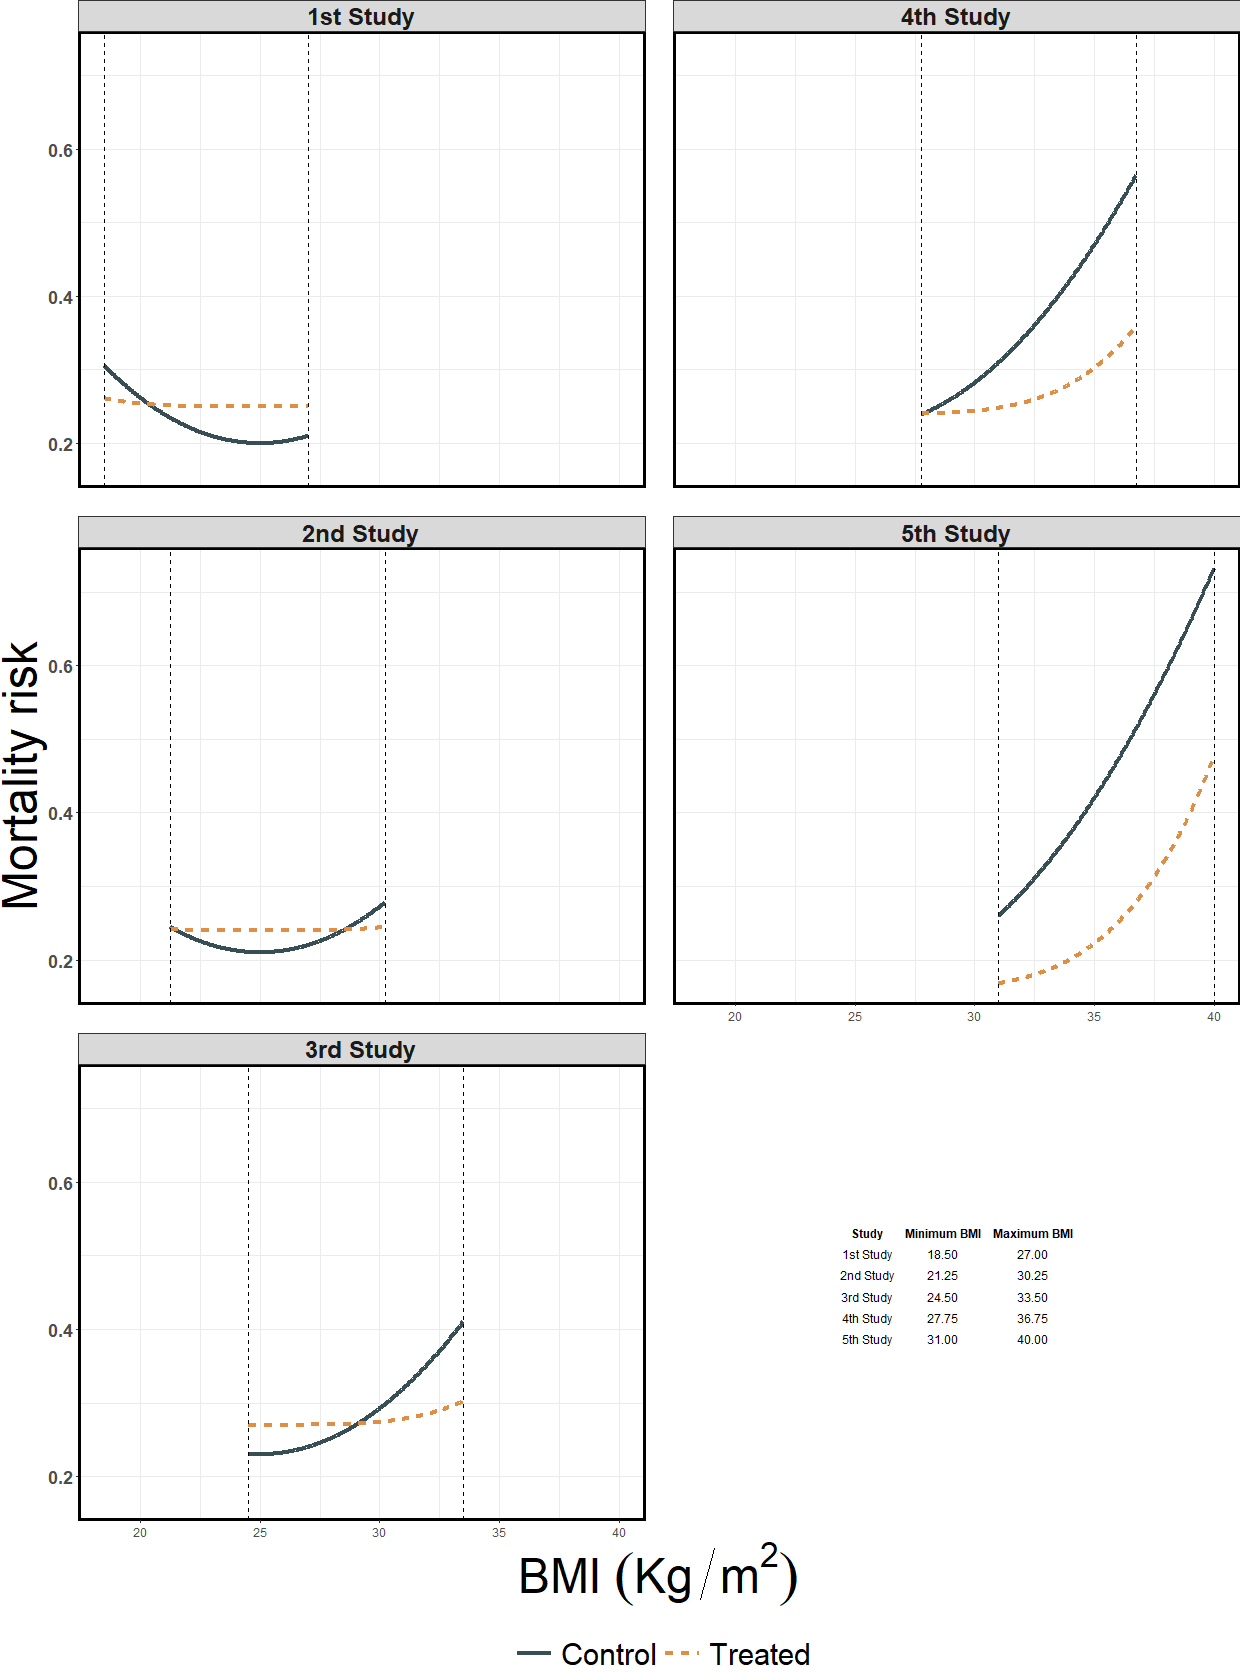

Here is the R script that generated this plot:
## ----Assisting tables for Figure 3----
tab3 =  df3%>%
  group_by(Study)%>%
  summarise("Minimum BMI" =round(min(BMI),2), `Maximum BMI`= round(max(BMI),2))







simulated_plot3= df3 %>%
  ggplot(aes(x = BMI, `Mortality risk`, linetype= Treatment, color= Treatment)) + 
  geom_line(size=1.5) + ylab("Mortality risk") +xlab(expression(paste("BMI ", (Kg/m^2))))  +
  scale_color_jama()+
  facet_wrap(fct_relevel(Study, "total", after = Inf)~., ncol = 2, dir="v")+ 
  geom_vline(data = tab3, aes(xintercept=`Minimum BMI`),linetype =2)+ 
  geom_vline(data = tab3, aes(xintercept=`Maximum BMI`),linetype =2) + 
  theme_bw()+ 
  theme(plot.title    = element_text(hjust = 0.5,size = 48,face = "bold.italic"),
        plot.subtitle = element_text(hjust = 0.5,size = 34,face = "italic"),
        axis.text.x.bottom  = element_text(angle = 0, vjust = 0.5, size=12),
        plot.margin = unit(c(0,0,0,0), "cm"),
        panel.spacing = unit(2, "lines"),
        panel.border = element_rect(colour = "black", fill=NA, size=2),
        strip.text = element_text(face="bold", size=24, hjust = 0.5),
        axis.title.y = element_text(size = 48),
        axis.title.x = element_text(size = 48),
        axis.text.y = element_text(face="bold",  size=18),
        legend.key.size = unit(1.5, "cm"),
        legend.key.width = unit(1.5,"cm"),
        legend.text=element_text(size=30, hjust = 0),
        legend.title=element_blank(),
        legend.position = "bottom")


gp <- ggplotGrob(simulated_plot3)




# get coordinates of empty panels to be blanked out
empty.area <- gtable_filter(gp, "panel", trim = F)
empty.area <- empty.area$layout[sapply(empty.area$grob,
                                       function(x){class(x)[[1]]=="zeroGrob"}),]

empty.area$t <- empty.area$t - 1 #extend up by 1 cell to cover facet header
empty.area$b <- empty.area$b + 1 #extend down by 1 cell to cover x-axis

simulated_plot3 <- gtable_add_grob(x = gp,
                       grobs = tableGrob(tab3,
                                         rows = NULL,
                                         theme = ttheme_minimal()),
                       t = min(empty.area$t),
                       l = min(empty.area$l),
                       b = max(empty.area$b),
                       r = max(empty.area$r),
                       name = "textbox")
grid::grid.draw(simulated_plot3)
